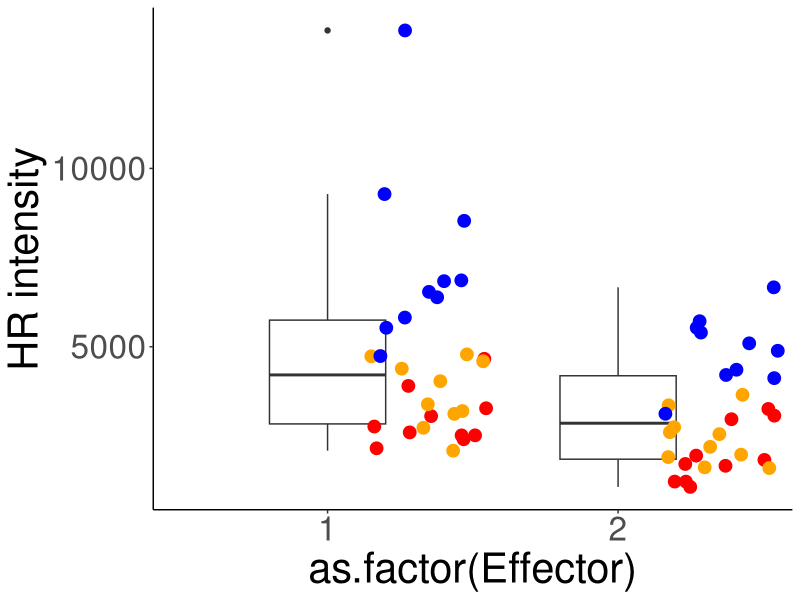
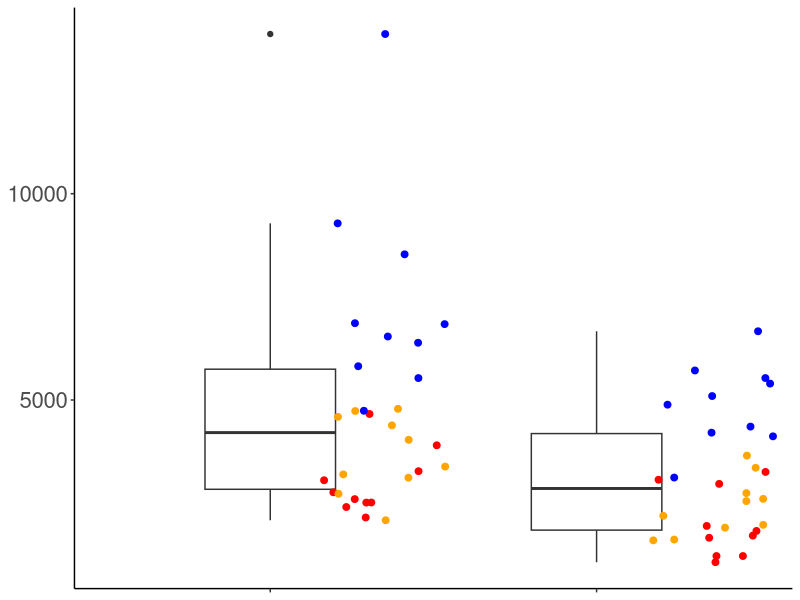

The R script that drew these images, in order:
########## Boxplot varF ###########

library(dplyr)
library(ggplot2)
library(reshape2)


varAvarF<-read.table("AllDatavarF.txt",h=T)
varAvarF

png("varAvsvarF.png", width=350, height=460)
ggplot(varAvarF,aes(x=as.factor(Effector),y=Hrintensity)) + geom_boxplot(width=0.4,position=position_dodge(width = 0.5)) + geom_jitter(aes(x=as.numeric(Effector)+0.35,y=Hrintensity,colour=Experiment),size=4,width=0.2, show.legend = FALSE) +scale_colour_manual(values = c("orange","red","blue")) + theme_classic() + ylab("HR intensity") + theme(text = element_text(size=30)) 
dev.off()

pdf("varAvsvarF.pdf", width=3.5, height=4.6)
ggplot(varAvarF,aes(x=as.factor(Effector),y=Hrintensity)) + geom_boxplot(width=0.4,position=position_dodge(width = 0.5)) + geom_jitter(aes(x=as.numeric(Effector)+0.35,y=Hrintensity,colour=Experiment),size=2,width=0.2, show.legend = FALSE) +scale_colour_manual(values = c("orange","red","blue")) + theme_classic() + ylab("HR intensity") + theme(text = element_text(size=20), axis.title=element_blank(),axis.text.x=element_blank()) 
dev.off()

varAvarFWilxocon<-read.table("AllDatavarF_wilkocon.txt",h=T)
varAvarFWilxocon
wilcox.test(x=varAvarFWilxocon$VarA,y=varAvarFWilxocon$varF,paired=TRUE)
varAvarFWilxocon1 <- varAvarFWilxocon %>% filter(Experiment=="Exp04092020")
varAvarFWilxocon1 
varAvarFWilxocon2 <- varAvarFWilxocon %>% filter(Experiment=="Exp21082020")
varAvarFWilxocon2
varAvarFWilxocon3 <- varAvarFWilxocon %>% filter(Experiment=="Exp22092020")
varAvarFWilxocon3 
wilcox.test(x=varAvarFWilxocon1$VarA,y=varAvarFWilxocon1$varF,paired=TRUE)
wilcox.test(x=varAvarFWilxocon2$VarA,y=varAvarFWilxocon2$varF,paired=TRUE)
wilcox.test(x=varAvarFWilxocon3$VarA,y=varAvarFWilxocon3$varF,paired=TRUE)
